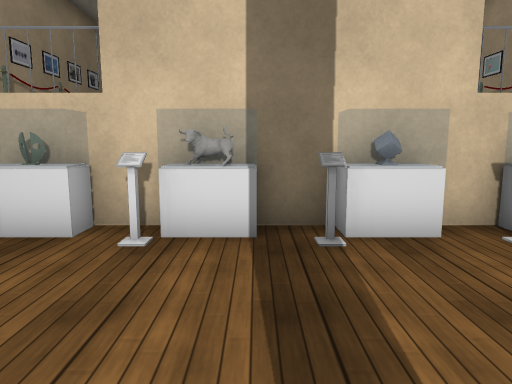
[1] (above)

16 first-person views from a walk through a scene from a Unity 3-D project. The camera is 1.3 m above the floor, tilts 8° down and sees 70° across. The floor is counted in squares, 1 m on a side. Each view is taken from the middle of a square. On the plan, view 1 faces up. The plan holds only what a view shows up to about 15 squares ahead; the rest is blank. Some surface patterns are stand-ins.

[2]
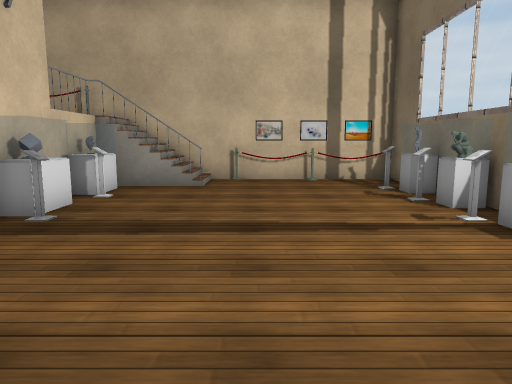

[3]
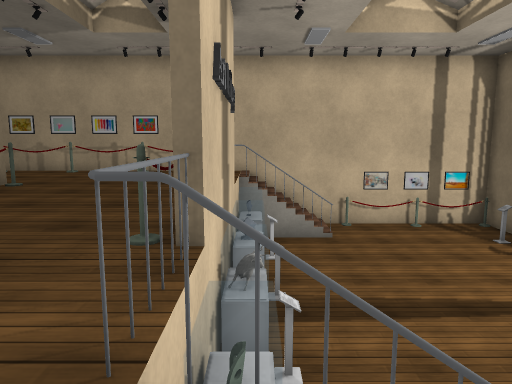

[4]
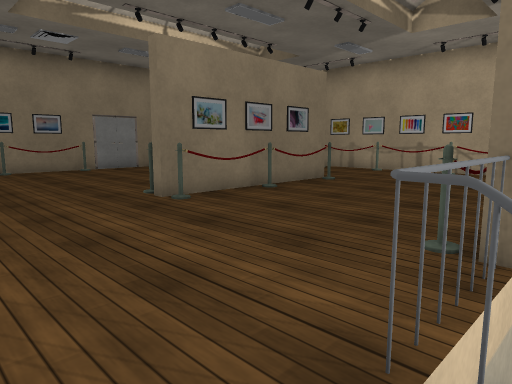

[5]
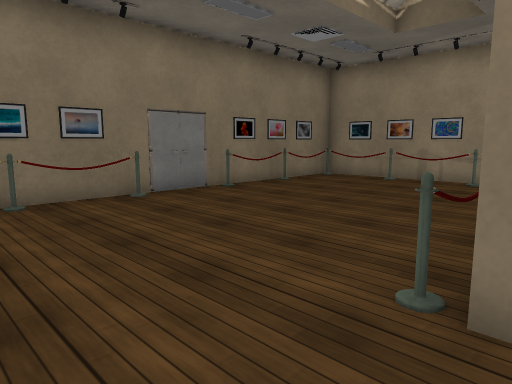

[6]
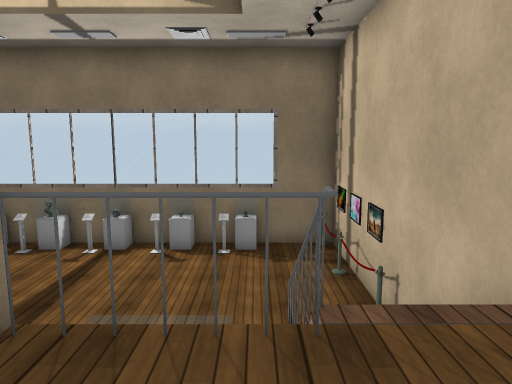

[7]
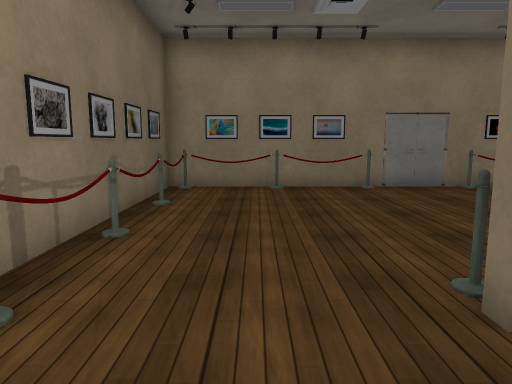

[8]
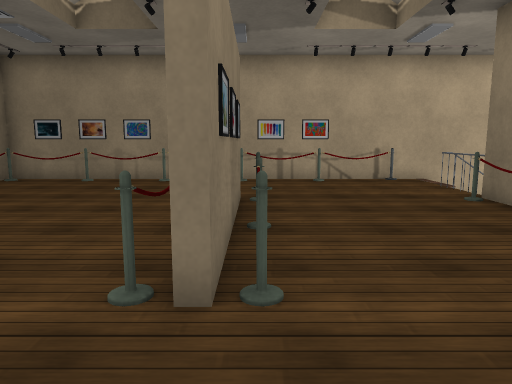

[9]
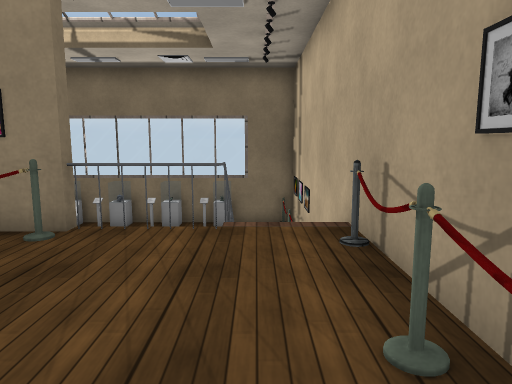

[10]
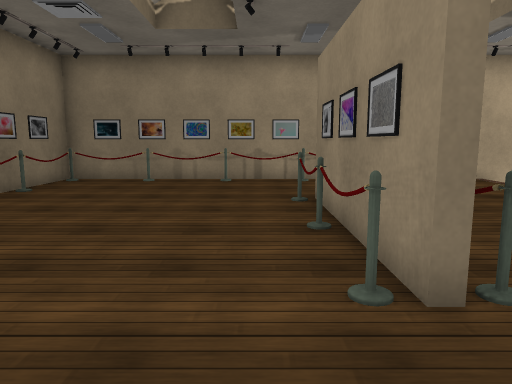

[11]
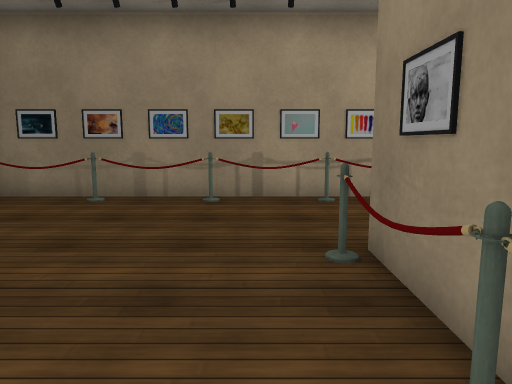

[12]
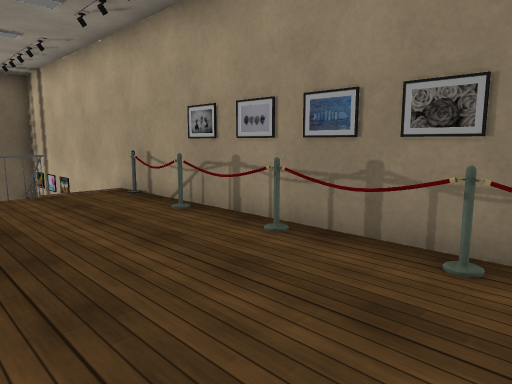

[13]
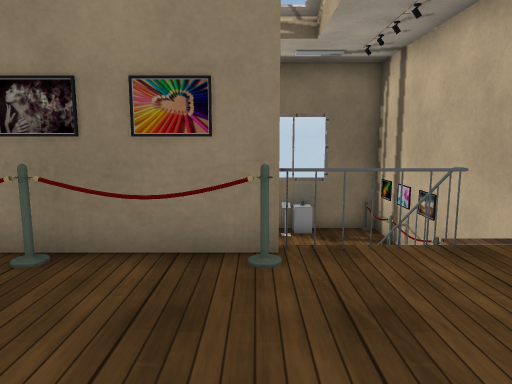

[14]
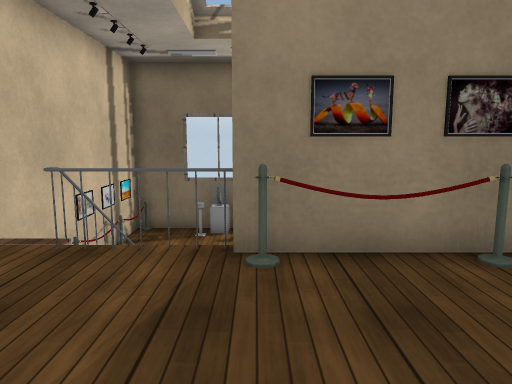

[15]
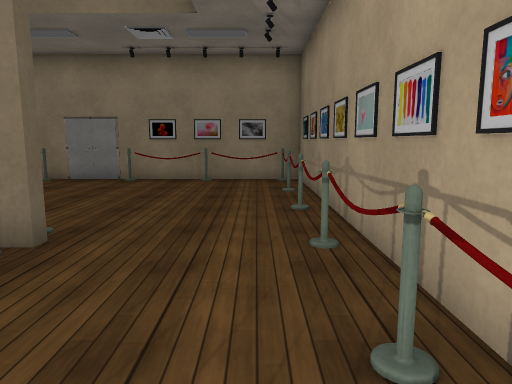

[16]
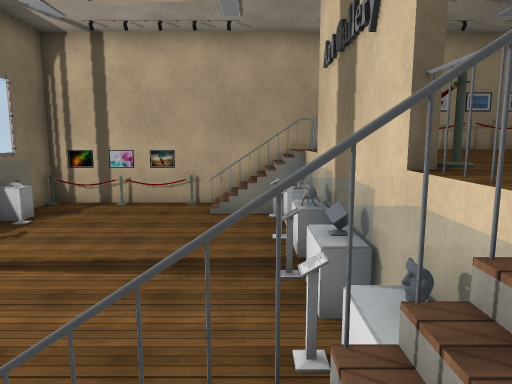

### Floor plan
Key: @ floor where view 1 was taken; # wall or solid block; . main floor; - floor 2 m lower than the main floor; / step, stairs or slope; = window, fence, low wall or low ledge; R railing; P pedestal; B barrier; O other object.
Columns run from 7 left of view 1 to 8 right of it. Each row starts with its distance up from view 1.
 20   ############
 19 ###OO#O##O#OO###
 18 #O............O#
 17 #O............O#
 16 #O............O#
 15 #O............O#
 14 #O............O#
 13 #O............O#
 12 #O...##O###...O#
 11 #O...##O###...O#
 10 #O............O#
  9 #O............O#
  8 #O............O#
  7 #O............O#
  6 #B.RR######RR.O#
  5 #//O=PO=POP==//#
  4 #//----------//#
  3 #//----------//#
  2 #O------------O#
  1 #O------------O#
  0 #O-----@------O#
 -1 #O------------##
 -2 #O------------O#
 -3 #O-=P=P=POP=P-O#
 -4 ################

Positions as (right, up) in squares from view 1, and headings:
1: (0, 0), facing up
2: (-5, 1), facing right
3: (-6, 5), facing right
4: (-6, 5), facing up-right
5: (-5, 11), facing up-right
6: (-4, 8), facing down
7: (-4, 9), facing up
8: (-5, 11), facing right
9: (-5, 11), facing down
10: (-5, 13), facing right
11: (-1, 13), facing right
12: (-2, 15), facing down-left
13: (-2, 10), facing down
14: (3, 10), facing down
15: (6, 7), facing up
16: (7, 4), facing left
